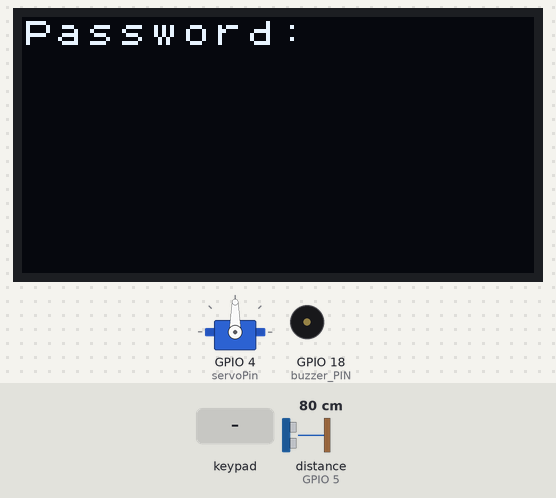
Recording of a sketch running on a simulated ESP32. Shown: servo, 128×64 one-colour display, buzzer (waves = sounding, pin HIGH). The inputs (shaded band) are chosen by the test bench; at power-on: distance to the obstacle (sensor on GPIO 5) 80 cm. The echo pulse lasts 58.3 µs per cm; pins used as bus, display or sensor lines are not drawn; what the sketch prints to the serial monitor is not drawn.

Above: at 1.6 s.
1.7 s: keypad keys 1 2 3 4 # pressed 0.4 s apart
At 2.15 s:
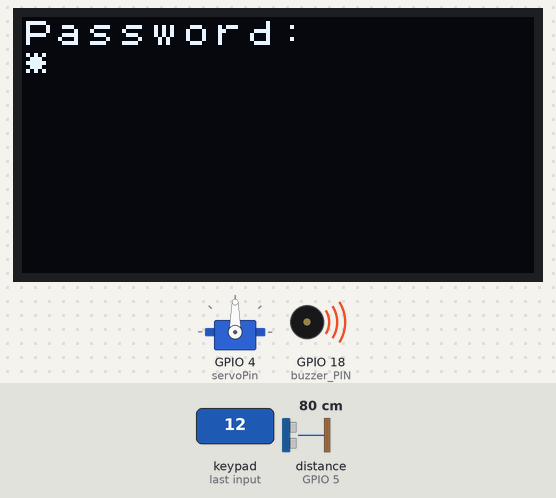
5.2 s: key 'A' pressed
At 6.74 s:
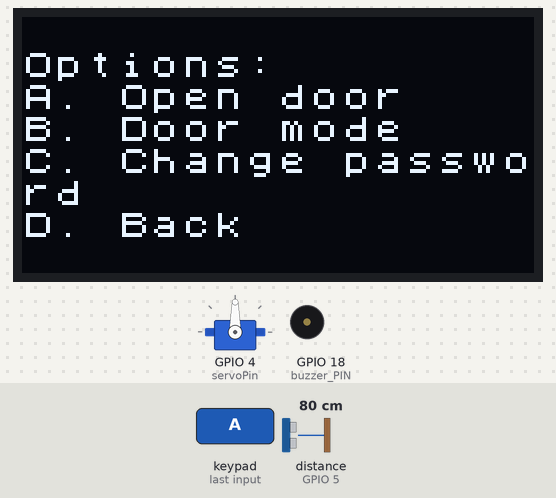
7.6 s: key '#' pressed
10.6 s: keypad keys 1 2 3 4 * pressed 0.4 s apart
At 13.85 s:
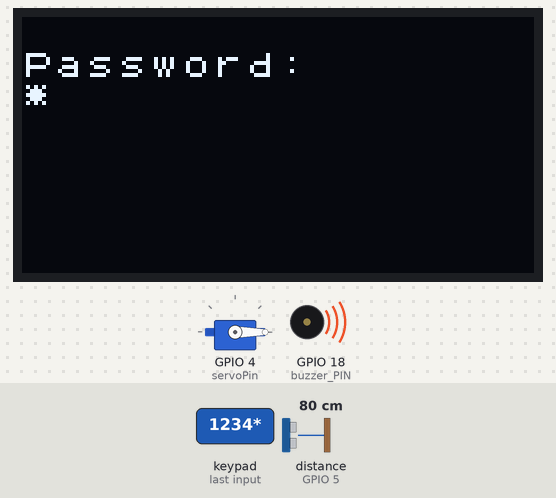
14.1 s: keypad keys 1 2 3 4 # pressed 0.4 s apart
At 16.04 s:
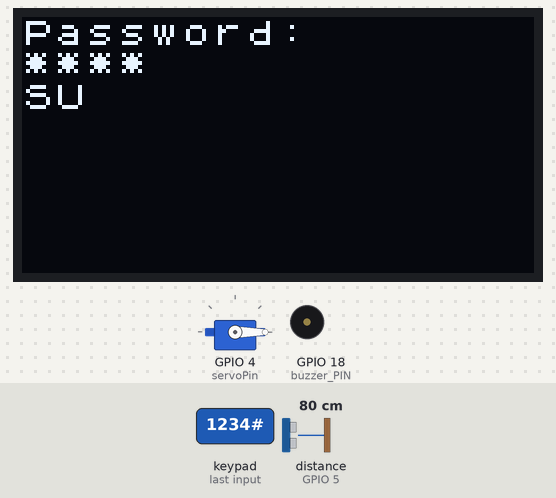
18.0 s: keypad keys 1 2 3 4 D pressed 0.4 s apart
At 19.84 s:
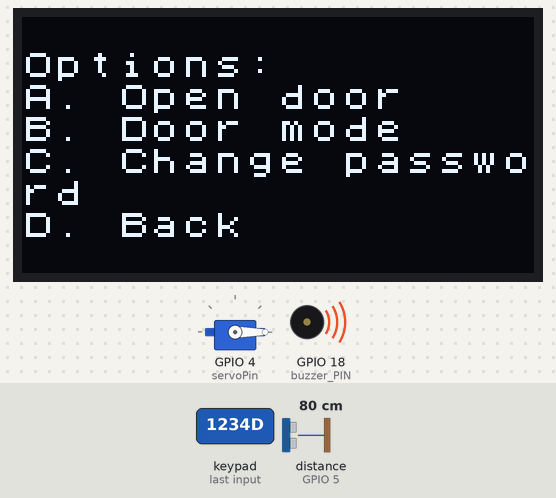
Timing chart, 0 to 21.3 s (numbered marks = the images above; inputs shaded):
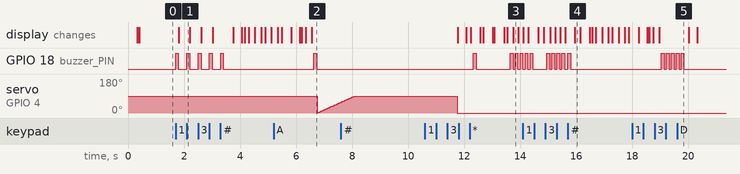

The sketch:

sketch_jun7a.ino
```cpp
#include <Keypad.h>
#include <Arduino.h>
#include <U8x8lib.h>
#include <ESP32Servo.h>

String PASSWORD = "1234";

#define buzzer_PIN 18  // Chân GPIO nối với buzzer

// SR04
#define SR04_TRIG_PIN 23  // Vị trí chân GPIO của ESP32 được nối với Trig của SR04
#define SR04_ECHO_PIN 5   // Vị trí chân GPIO của ESP32 được nối với Echo của SR04

// Setup Servo
#define servoPin 4

// Setup OLED Screen
#define OLED_SCL_PIN 22
#define OLED_SDA_PIN 21
U8X8_SH1106_128X64_NONAME_HW_I2C u8x8(/* reset=*/U8X8_PIN_NONE, OLED_SCL_PIN, OLED_SDA_PIN);
#define U8LOG_WIDTH 16
#define U8LOG_HEIGHT 8
uint8_t u8log_buffer[U8LOG_WIDTH * U8LOG_HEIGHT];
U8X8LOG u8x8log;

Servo myservo;
bool typing, enableAuto = false;
String s, tmp;  // Lưu mật khẩu
unsigned long prevMillis = 0;

// Setup Keypad
const uint8_t ROWS = 4;
const uint8_t COLS = 4;
char keys[ROWS][COLS] = {
  { '1', '2', '3', 'A' },
  { '4', '5', '6', 'B' },
  { '7', '8', '9', 'C' },
  { '*', '0', '#', 'D' }
};
uint8_t rowPins[ROWS] = { 32, 33, 25, 26 };  // Pins connected to R1, R2, R3, R4
uint8_t colPins[COLS] = { 27, 14, 12, 13 };  // Pins connected to C1, C2, C3, C4
Keypad keypad = Keypad(makeKeymap(keys), rowPins, colPins, ROWS, COLS);

// Show Enter password screen
void showTyping() {
  u8x8log.print("Password:\n");
}

// Clear whole screen
void clearScreen() {
  u8x8.clear();
  u8x8.clearDisplay();
  u8x8.initDisplay();
}

// Show corresponding menu screen
int onMenu;
void showMenu() {
  switch (onMenu) {
    case 1:
      {
        u8x8log.print("Options:\n");
        u8x8log.print("A. Open door\n");
        u8x8log.print("B. Door mode\n");
        u8x8log.print("C. Change password\n");
        u8x8log.print("D. Back\n");
        break;
      }
    case 2:
      {
        u8x8log.print("Door mode:\n");
        u8x8log.print("A. Automatic\n");
        u8x8log.print("B. Locked\n");
        u8x8log.print("D. Back\n");
        break;
      }
    case 3:
      {
        u8x8log.print("D. Back\n");
        u8x8log.print("New password:\n");
      }
  }
}

// Open buzzer
void beep() {
  digitalWrite(buzzer_PIN, HIGH);
  delay(100);
  digitalWrite(buzzer_PIN, LOW);
}

// Lấy khoảng cách đo từ cảm biến
int GetDistance() {
  digitalWrite(SR04_TRIG_PIN, LOW);  // Đưa chân Trig xuống mức thấp trong 2uS
  delayMicroseconds(2);
  digitalWrite(SR04_TRIG_PIN, HIGH);  // Gửi luồng siêu âm kéo dài 10uS
  delayMicroseconds(10);
  digitalWrite(SR04_TRIG_PIN, LOW);                          // Tắt luồng siêu âm
  unsigned int microseconds = pulseIn(SR04_ECHO_PIN, HIGH);  // Đợi cho tới khi có phản hồi
  return microseconds / 58;                                  // Từ thời gian hành trình tính toán khoảng cách
}

unsigned int distance;  // Khoảng cách từ vật thể tới cảm biến siêu âm

// Automatic Door
void autoDoor() {
  distance = GetDistance();
  myservo.write(0);
  if (distance <= 7 && distance > 0) {
    Serial.print(distance);
    myservo.write(180);
    delay(2000);
  }
}

// Open Door
void openDoor() {
  int timeT = 0;
  unsigned int current = millis();
  int pos = 0;
  for (pos = 0; pos <= 90; ++pos) {
    myservo.write(pos);
    delay(15);
  }
  while (timeT < 5000) {
    unsigned int t = millis();
    timeT = t - current;
    distance = GetDistance();
    if (distance <= 7 && distance > 0) {
      myservo.write(0);
    }
  }
  myservo.write(0);
}


int changePasswordPhase = 0;                        // Xác định phase đổi mật khẩu
void handleTyping(char key, bool onChangePassword)  // Hàm xử lý ký tự nhập vào
{
  if (key == '#')  // Submit
  {
    u8x8log.print("\n");
    if (!onChangePassword)  // Nếu đang không trong chế độ đổi mk
    {
      if (s == PASSWORD)  // Match password
      {
        u8x8log.print("SUCCESS\n");
        Serial.print("SUCCESS\n");
        onMenu = 1;  // Mở menu 1
        s = "";
        setup();  // render lại menu
      } else      // Not match
      {
        u8x8log.print("WRONG PASSWORD\n");
        Serial.print("FAILED\n");
        s = "";
        setup();
      }
    } else {
      if (changePasswordPhase == 0)  // phase 0: nhập mật khẩu mới
      {
        changePasswordPhase++;
        u8x8log.print("Enter again:\n");
        tmp = s;
        s = "";
      } else if (changePasswordPhase == 1)  // phase 1: xác nhận mật khẩu mới
      {
        if (s == tmp) {
          PASSWORD = s;
          u8x8log.print("SUCCESS");
          s = "";
          tmp = "";
          changePasswordPhase = 0;
          onMenu = 0;
          setup();
        } else {
          changePasswordPhase = 0;
          u8x8log.print("NOT MATCHED");
          s = "";
          tmp = "";
          onMenu = 3;
          setup();
        }
      }
    }
  } else if (key == '*')  // clear input
  {
    typing = false;
    s = "";
    setup();
  } else  // Ký tự bình thường
  {
    u8x8log.print("*");
    s += key;
  }
}

void setup() {
  // SR04 phát xung âm khi có tín hiệu điều khiển từ chân Trig, và nhận siêu âm
  // phản hồi thì báo về qua Echo. Vì vậy Trig là chân OUTPUT, còn Echo là chân INPUT
  pinMode(SR04_TRIG_PIN, OUTPUT);
  pinMode(SR04_ECHO_PIN, INPUT);
  pinMode(buzzer_PIN, OUTPUT);

  ESP32PWM::allocateTimer(0);
  ESP32PWM::allocateTimer(1);
  ESP32PWM::allocateTimer(2);
  ESP32PWM::allocateTimer(3);
  myservo.setPeriodHertz(50);  // standard 50 hz servo
  myservo.attach(servoPin, 1000, 2000);

  Serial.begin(115200);
  Serial.println("Serial connected");

  u8x8.begin();
  u8x8.setFont(u8x8_font_chroma48medium8_r);
  u8x8log.begin(u8x8, U8LOG_WIDTH, U8LOG_HEIGHT, u8log_buffer);
  u8x8log.setRedrawMode(1);
  if (onMenu)  // Render menu
    showMenu();
  else  // Render nhập mật khẩu
    showTyping();
}

void loop() {
  unsigned long curMillis = millis();  // Lưu giá trị hiện tại của Timer
  char key = keypad.getKey();

  if (key != NO_KEY)  // Nếu người dùng ấn phím
  {
    Serial.println(key);
    beep();

    if (!typing)  // Bắt đầu nhập
    {
      typing = true;
      s = "";  // Reset xâu
    }
    if (typing)  // Đang nhập
    {
      if (onMenu)  // Đang ở menu
      {
        switch (onMenu) {
          case 1:  // Menu 1
            if (key == 'A') {
              /// Open door
              openDoor();
              onMenu = 0;
              clearScreen();
              setup();
            } else if (key == 'B' && onMenu != 2)  // Chuyển menu 2
            {
              onMenu = 2;
              setup();
            } else if (key == 'C' && onMenu != 3)  // Chuyển menu 3
            {
              onMenu = 3;
              setup();
            } else if (key == 'D')  // Quay lại
            {
              onMenu = 0;
              clearScreen();
              setup();
            }
            break;
          case 2:            // Menu 2
            if (key == 'A')  // Chế độ cửa tự động
            {
              /// Automatic
              enableAuto = true;
              onMenu = 0;
              clearScreen();
              setup();
            } else if (key == 'B')  // Chế độ cần mật khẩu
            {
              /// Locked
              enableAuto = false;
              onMenu = 0;
              clearScreen();
              setup();
            } else if (key == 'D')  // Quay lại
            {
              onMenu = 1;
              clearScreen();
              setup();
            }
            break;
          case 3:            // Menu 3
            if (key == 'D')  // Quay lại
            {
              onMenu = 1;
              clearScreen();
              setup();
            } else {
              handleTyping(key, true);  // Xử lý ký tự nhập
              break;
            }
        }
      } else
        handleTyping(key, false);
    }
  } else if (enableAuto && ((curMillis - prevMillis) >= 1000)) {
    unsigned long t = curMillis - prevMillis;
    Serial.print("Period: ");
    Serial.println(t);
    prevMillis = curMillis;
    autoDoor();
  }
}
```

Measured:
- after the input at 1.7 s, GPIO 18 (buzzer_PIN): alternates HIGH for 0.10 s and LOW for 0.30 s, 10 changes in all, then stays LOW, starting at once; the display: changes after 0.11 s (image 1)
- after the input at 5.2 s, GPIO 18 (buzzer_PIN): LOW → HIGH after 1.4 s, → LOW 0.10 s later
- after the input at 10.6 s, the display: first differs from a run without the input after 3.2 s (image 3)
- after the input at 18.0 s, GPIO 18 (buzzer_PIN): alternates HIGH for 0.10 s and LOW for 0.08 s, 10 changes in all, then stays LOW, starting after 1.0 s
